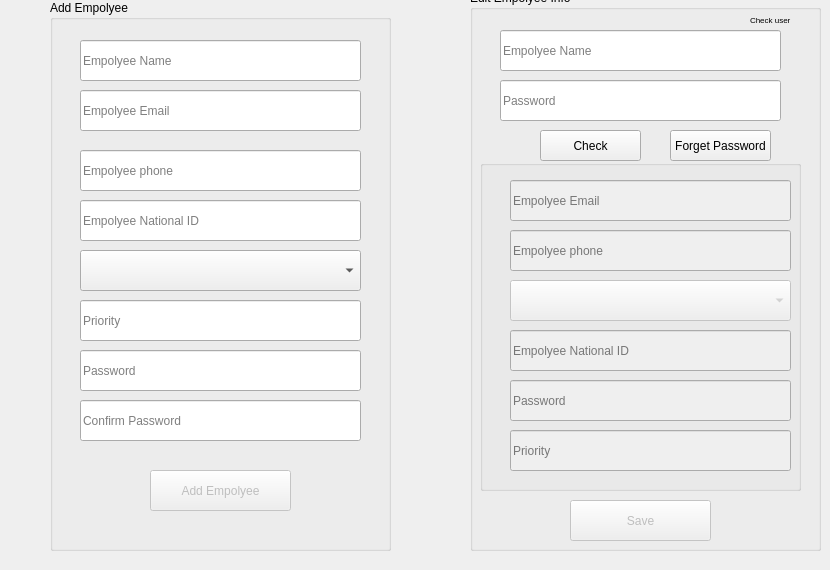
      <widget class="QWidget" name="tab_11">
       <attribute name="title">
        <string>Empolyee</string>
       </attribute>
       <widget class="QGroupBox" name="groupBox">
        <property name="geometry">
         <rect>
          <x>50</x>
          <y>0</y>
          <width>341</width>
          <height>551</height>
         </rect>
        </property>
        <property name="title">
         <string>Add Empolyee</string>
        </property>
        <widget class="QLineEdit" name="lineEdit_8">
         <property name="geometry">
          <rect>
           <x>30</x>
           <y>40</y>
           <width>281</width>
           <height>41</height>
          </rect>
         </property>
         <property name="placeholderText">
          <string>Empolyee Name</string>
         </property>
        </widget>
        <widget class="QLineEdit" name="lineEdit_13">
         <property name="geometry">
          <rect>
           <x>30</x>
           <y>90</y>
           <width>281</width>
           <height>41</height>
          </rect>
         </property>
         <property name="placeholderText">
          <string>Empolyee Email</string>
         </property>
        </widget>
        <widget class="QLineEdit" name="lineEdit_16">
         <property name="geometry">
          <rect>
           <x>30</x>
           <y>150</y>
           <width>281</width>
           <height>41</height>
          </rect>
         </property>
         <property name="placeholderText">
          <string>Empolyee phone</string>
         </property>
        </widget>
        <widget class="QLineEdit" name="lineEdit_21">
         <property name="geometry">
          <rect>
           <x>30</x>
           <y>200</y>
           <width>281</width>
           <height>41</height>
          </rect>
         </property>
         <property name="placeholderText">
          <string>Empolyee National ID</string>
         </property>
        </widget>
        <widget class="QLineEdit" name="lineEdit_22">
         <property name="geometry">
          <rect>
           <x>30</x>
           <y>350</y>
           <width>281</width>
           <height>41</height>
          </rect>
         </property>
         <property name="echoMode">
          <enum>QLineEdit::Password</enum>
         </property>
         <property name="placeholderText">
          <string>Password</string>
         </property>
        </widget>
        <widget class="QLineEdit" name="lineEdit_23">
         <property name="geometry">
          <rect>
           <x>30</x>
           <y>400</y>
           <width>281</width>
           <height>41</height>
          </rect>
         </property>
         <property name="echoMode">
          <enum>QLineEdit::Password</enum>
         </property>
         <property name="placeholderText">
          <string>Confirm Password</string>
         </property>
        </widget>
        <widget class="QPushButton" name="pushButton_9">
         <property name="enabled">
          <bool>false</bool>
         </property>
         <property name="geometry">
          <rect>
           <x>100</x>
           <y>470</y>
           <width>141</width>
           <height>41</height>
          </rect>
         </property>
         <property name="text">
          <string>Add Empolyee</string>
         </property>
        </widget>
        <widget class="QComboBox" name="comboBox_21">
         <property name="geometry">
          <rect>
           <x>30</x>
           <y>250</y>
           <width>281</width>
           <height>41</height>
          </rect>
         </property>
        </widget>
        <widget class="QLineEdit" name="lineEdit_33">
         <property name="geometry">
          <rect>
           <x>30</x>
           <y>300</y>
           <width>281</width>
           <height>41</height>
          </rect>
         </property>
         <property name="placeholderText">
          <string>Priority</string>
         </property>
        </widget>
       </widget>
       <widget class="QGroupBox" name="groupBox_2">
        <property name="geometry">
         <rect>
          <x>470</x>
          <y>-10</y>
          <width>351</width>
          <height>561</height>
         </rect>
        </property>
        <property name="title">
         <string>Edit Empolyee Info</string>
        </property>
        <widget class="QLineEdit" name="lineEdit_25">
         <property name="geometry">
          <rect>
           <x>30</x>
           <y>90</y>
           <width>281</width>
           <height>41</height>
          </rect>
         </property>
         <property name="echoMode">
          <enum>QLineEdit::Password</enum>
         </property>
         <property name="placeholderText">
          <string>Password</string>
         </property>
        </widget>
        <widget class="QLineEdit" name="lineEdit_24">
         <property name="geometry">
          <rect>
           <x>30</x>
           <y>40</y>
           <width>281</width>
           <height>41</height>
          </rect>
         </property>
         <property name="placeholderText">
          <string>Empolyee Name</string>
         </property>
        </widget>
        <widget class="QPushButton" name="pushButton_14">
         <property name="geometry">
          <rect>
           <x>70</x>
           <y>140</y>
           <width>101</width>
           <height>31</height>
          </rect>
         </property>
         <property name="text">
          <string>Check</string>
         </property>
        </widget>
        <widget class="QPushButton" name="pushButton_15">
         <property name="enabled">
          <bool>false</bool>
         </property>
         <property name="geometry">
          <rect>
           <x>100</x>
           <y>510</y>
           <width>141</width>
           <height>41</height>
          </rect>
         </property>
         <property name="text">
          <string>Save</string>
         </property>
        </widget>
        <widget class="QLabel" name="label_10">
         <property name="geometry">
          <rect>
           <x>280</x>
           <y>20</y>
           <width>61</width>
           <height>20</height>
          </rect>
         </property>
         <property name="font">
          <font>
           <pointsize>6</pointsize>
          </font>
         </property>
         <property name="text">
          <string>Check user </string>
         </property>
        </widget>
        <widget class="QPushButton" name="pushButton_32">
         <property name="geometry">
          <rect>
           <x>200</x>
           <y>140</y>
           <width>101</width>
           <height>31</height>
          </rect>
         </property>
         <property name="text">
          <string>Forget Password</string>
         </property>
        </widget>
        <widget class="QGroupBox" name="groupBox_7">
         <property name="enabled">
          <bool>false</bool>
         </property>
         <property name="geometry">
          <rect>
           <x>10</x>
           <y>170</y>
           <width>321</width>
           <height>331</height>
          </rect>
         </property>
         <property name="title">
          <string/>
         </property>
         <widget class="QLineEdit" name="lineEdit_27">
          <property name="geometry">
           <rect>
            <x>30</x>
            <y>170</y>
            <width>281</width>
            <height>41</height>
           </rect>
          </property>
          <property name="placeholderText">
           <string>Empolyee National ID</string>
          </property>
         </widget>
         <widget class="QLineEdit" name="lineEdit_29">
          <property name="geometry">
           <rect>
            <x>30</x>
            <y>20</y>
            <width>281</width>
            <height>41</height>
           </rect>
          </property>
          <property name="placeholderText">
           <string>Empolyee Email</string>
          </property>
         </widget>
         <widget class="QLineEdit" name="lineEdit_34">
          <property name="geometry">
           <rect>
            <x>30</x>
            <y>270</y>
            <width>281</width>
            <height>41</height>
           </rect>
          </property>
          <property name="placeholderText">
           <string>Priority</string>
          </property>
         </widget>
         <widget class="QLineEdit" name="lineEdit_28">
          <property name="geometry">
           <rect>
            <x>30</x>
            <y>220</y>
            <width>281</width>
            <height>41</height>
           </rect>
          </property>
          <property name="echoMode">
           <enum>QLineEdit::Password</enum>
          </property>
          <property name="placeholderText">
           <string>Password</string>
          </property>
         </widget>
         <widget class="QLineEdit" name="lineEdit_26">
          <property name="geometry">
           <rect>
            <x>30</x>
            <y>70</y>
            <width>281</width>
            <height>41</height>
           </rect>
          </property>
          <property name="placeholderText">
           <string>Empolyee phone</string>
          </property>
         </widget>
         <widget class="QComboBox" name="comboBox_22">
          <property name="geometry">
           <rect>
            <x>30</x>
            <y>120</y>
            <width>281</width>
            <height>41</height>
           </rect>
          </property>
         </widget>
        </widget>
       </widget>
      </widget>
